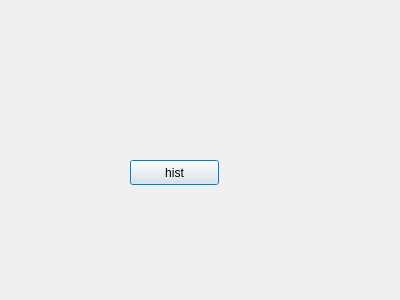
<?xml version="1.0" encoding="UTF-8"?>
<ui version="4.0">
 <class>histogram</class>
 <widget class="QDialog" name="histogram">
  <property name="geometry">
   <rect>
    <x>0</x>
    <y>0</y>
    <width>400</width>
    <height>300</height>
   </rect>
  </property>
  <property name="windowTitle">
   <string>Dialog</string>
  </property>
  <widget class="QPushButton" name="pushButton">
   <property name="geometry">
    <rect>
     <x>130</x>
     <y>160</y>
     <width>89</width>
     <height>25</height>
    </rect>
   </property>
   <property name="text">
    <string>hist</string>
   </property>
  </widget>
 </widget>
 <resources/>
 <connections/>
</ui>
